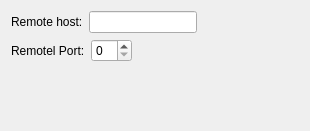
<?xml version="1.0" encoding="UTF-8"?>
<ui version="4.0">
 <class>ClientSocketConfigWidget</class>
 <widget class="QWidget" name="ClientSocketConfigWidget">
  <property name="geometry">
   <rect>
    <x>0</x>
    <y>0</y>
    <width>310</width>
    <height>131</height>
   </rect>
  </property>
  <property name="windowTitle">
   <string>Tcp Client Socket Configuration Widget</string>
  </property>
  <layout class="QVBoxLayout" name="verticalLayout">
   <item>
    <layout class="QHBoxLayout" name="horizontalLayout">
     <item>
      <widget class="QLabel" name="label">
       <property name="text">
        <string>Remote host:</string>
       </property>
      </widget>
     </item>
     <item>
      <widget class="QLineEdit" name="m_hostLineEdit"/>
     </item>
     <item>
      <spacer name="horizontalSpacer_2">
       <property name="orientation">
        <enum>Qt::Horizontal</enum>
       </property>
       <property name="sizeHint" stdset="0">
        <size>
         <width>40</width>
         <height>20</height>
        </size>
       </property>
      </spacer>
     </item>
    </layout>
   </item>
   <item>
    <layout class="QHBoxLayout" name="horizontalLayout_2">
     <item>
      <widget class="QLabel" name="m_portLabel">
       <property name="text">
        <string>Remotel Port:</string>
       </property>
      </widget>
     </item>
     <item>
      <widget class="QSpinBox" name="m_portSpinBox"/>
     </item>
     <item>
      <spacer name="horizontalSpacer">
       <property name="orientation">
        <enum>Qt::Horizontal</enum>
       </property>
       <property name="sizeHint" stdset="0">
        <size>
         <width>40</width>
         <height>20</height>
        </size>
       </property>
      </spacer>
     </item>
    </layout>
   </item>
   <item>
    <spacer name="verticalSpacer">
     <property name="orientation">
      <enum>Qt::Vertical</enum>
     </property>
     <property name="sizeHint" stdset="0">
      <size>
       <width>20</width>
       <height>40</height>
      </size>
     </property>
    </spacer>
   </item>
  </layout>
 </widget>
 <resources/>
 <connections/>
</ui>
